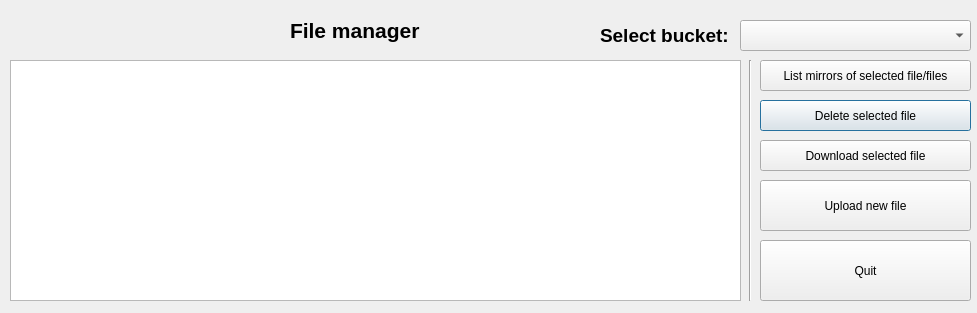
<?xml version="1.0" encoding="UTF-8"?>
<ui version="4.0">
 <class>FileManager</class>
 <widget class="QDialog" name="FileManager">
  <property name="geometry">
   <rect>
    <x>0</x>
    <y>0</y>
    <width>977</width>
    <height>313</height>
   </rect>
  </property>
  <property name="windowTitle">
   <string>File manager - Storj GUI Client</string>
  </property>
  <widget class="QLabel" name="label">
   <property name="geometry">
    <rect>
     <x>290</x>
     <y>0</y>
     <width>141</width>
     <height>61</height>
    </rect>
   </property>
   <property name="text">
    <string>&lt;html&gt;&lt;head/&gt;&lt;body&gt;&lt;p&gt;&lt;span style=&quot; font-size:16pt; font-weight:600;&quot;&gt;File manager&lt;/span&gt;&lt;/p&gt;&lt;/body&gt;&lt;/html&gt;</string>
   </property>
  </widget>
  <widget class="QPushButton" name="file_delete_bt">
   <property name="geometry">
    <rect>
     <x>760</x>
     <y>100</y>
     <width>211</width>
     <height>31</height>
    </rect>
   </property>
   <property name="text">
    <string>Delete selected file</string>
   </property>
  </widget>
  <widget class="QPushButton" name="file_mirrors_bt">
   <property name="geometry">
    <rect>
     <x>760</x>
     <y>60</y>
     <width>211</width>
     <height>31</height>
    </rect>
   </property>
   <property name="text">
    <string>List mirrors of selected file/files</string>
   </property>
  </widget>
  <widget class="Line" name="line">
   <property name="geometry">
    <rect>
     <x>740</x>
     <y>60</y>
     <width>20</width>
     <height>241</height>
    </rect>
   </property>
   <property name="orientation">
    <enum>Qt::Vertical</enum>
   </property>
  </widget>
  <widget class="QPushButton" name="quit_bt">
   <property name="geometry">
    <rect>
     <x>760</x>
     <y>240</y>
     <width>211</width>
     <height>61</height>
    </rect>
   </property>
   <property name="text">
    <string>Quit</string>
   </property>
  </widget>
  <widget class="QTableView" name="files_list_tableview">
   <property name="geometry">
    <rect>
     <x>10</x>
     <y>60</y>
     <width>731</width>
     <height>241</height>
    </rect>
   </property>
  </widget>
  <widget class="QPushButton" name="file_download_bt">
   <property name="geometry">
    <rect>
     <x>760</x>
     <y>140</y>
     <width>211</width>
     <height>31</height>
    </rect>
   </property>
   <property name="text">
    <string>Download selected file</string>
   </property>
  </widget>
  <widget class="QPushButton" name="new_file_upload_bt">
   <property name="geometry">
    <rect>
     <x>760</x>
     <y>180</y>
     <width>211</width>
     <height>51</height>
    </rect>
   </property>
   <property name="text">
    <string>Upload new file</string>
   </property>
  </widget>
  <widget class="QLabel" name="label_2">
   <property name="geometry">
    <rect>
     <x>600</x>
     <y>20</y>
     <width>131</width>
     <height>31</height>
    </rect>
   </property>
   <property name="text">
    <string>&lt;html&gt;&lt;head/&gt;&lt;body&gt;&lt;p&gt;&lt;span style=&quot; font-size:14pt; font-weight:600;&quot;&gt;Select bucket:&lt;/span&gt;&lt;/p&gt;&lt;/body&gt;&lt;/html&gt;</string>
   </property>
  </widget>
  <widget class="QComboBox" name="bucket_select_combo_box">
   <property name="geometry">
    <rect>
     <x>740</x>
     <y>20</y>
     <width>231</width>
     <height>31</height>
    </rect>
   </property>
  </widget>
 </widget>
 <resources/>
 <connections/>
</ui>
